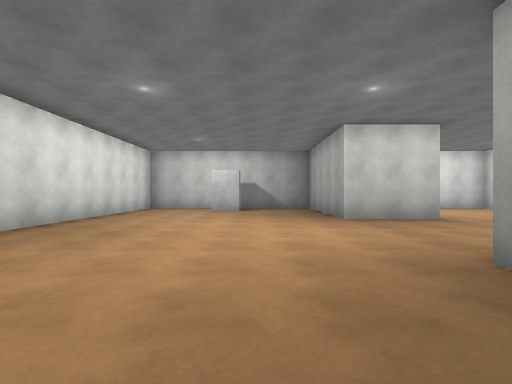
view 1 (above)

13 first-person views from a walk through a Unity game level. The camera is 1.4 m above the floor, looks level and sees 85° across. The floor is counted in squares, 2 m on a side. Each view is taken from the middle of a square. On the plan, view 1 faces up. The plan holds only what a view shows up to about 9 squares ahead; the rest is blank. The player character is not drawn. Surface patterns are stand-ins for the level's own textures.

view 2
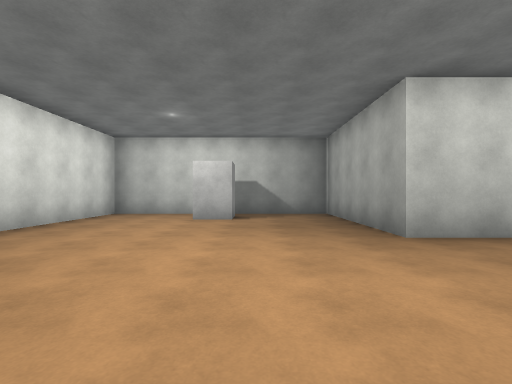

view 3
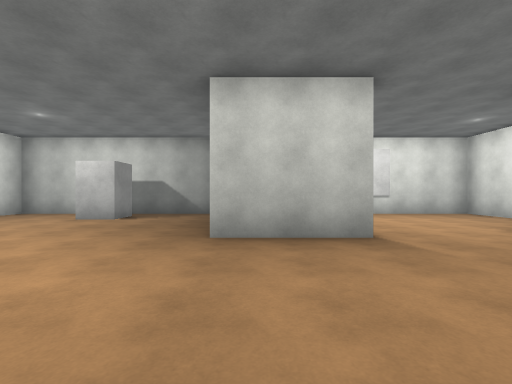

view 4
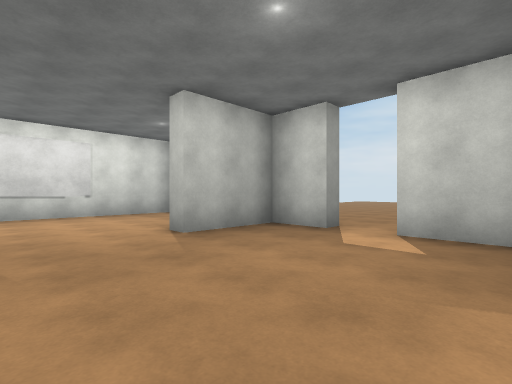

view 5
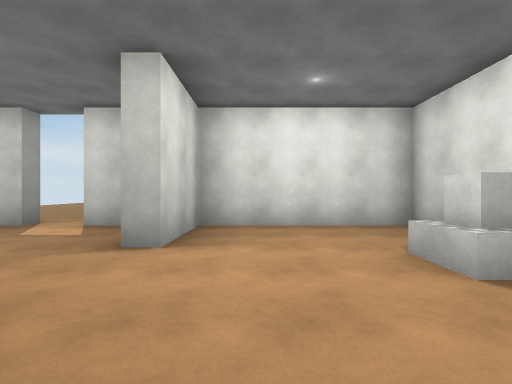

view 6
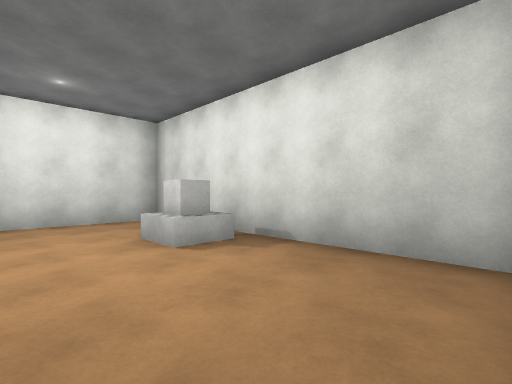

view 7
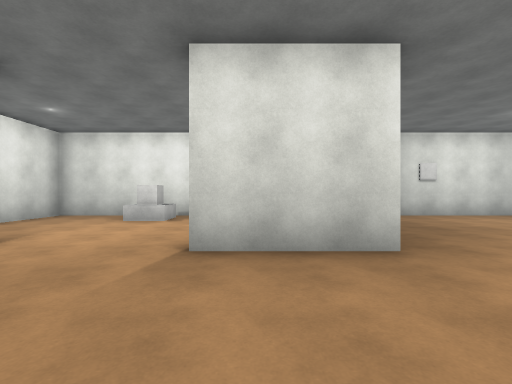

view 8
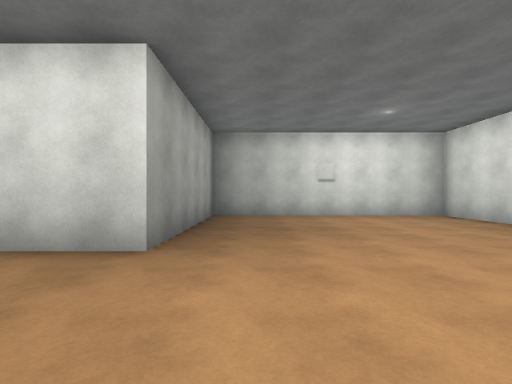

view 9
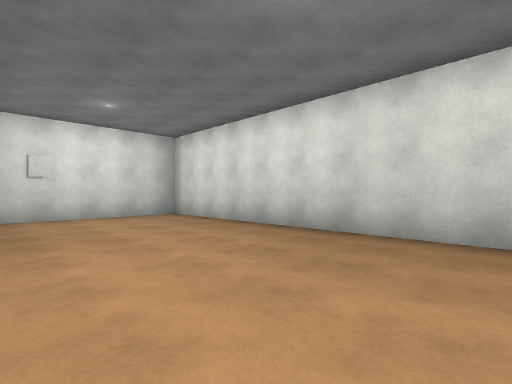

view 10
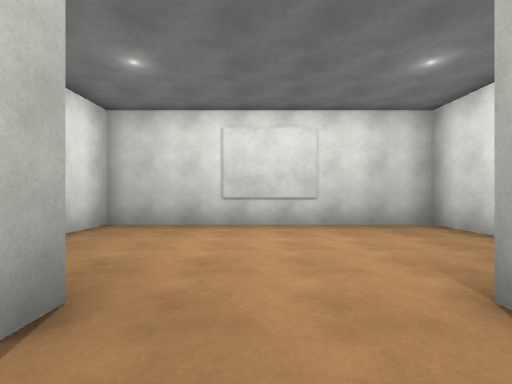

view 11
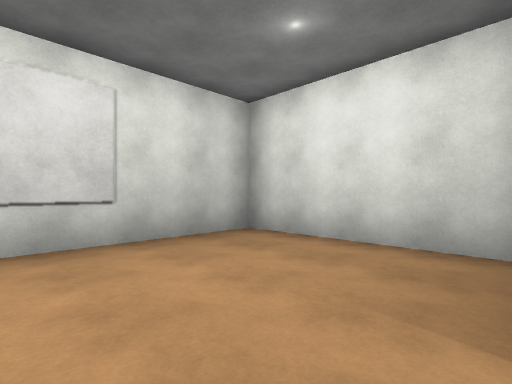

view 12
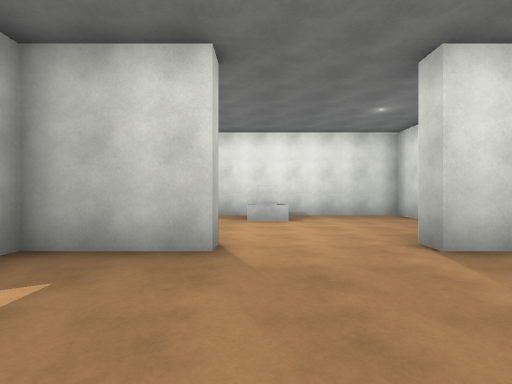

view 13
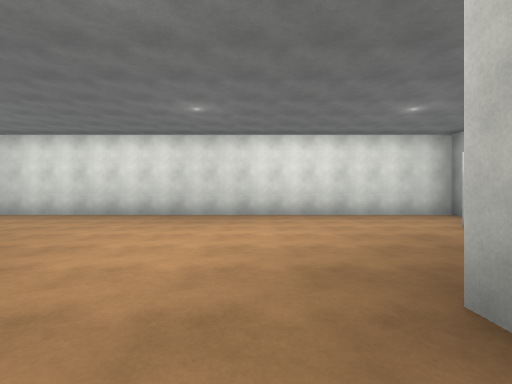

### Floor plan
Points are (right, up) in squares from view 1. A wall is a line through its corners. A room is listed if a view was taken in it or the views show most of it. See-through windows are left out.
Room 1 (views 1, 2, 3, 4, 5, 6, 7, 8, 9, 10, 11, 12, 13)
walls: (4.8, 7.9) (4.8, 7.3) (2.3, 7.3) (2.3, 12) (-4.6, 12) (-4.6, -2.3) (2.3, -2.3) (2.3, 2.7) (4.8, 2.7) (4.8, 2.1); (2.8, -1.1) (2.8, -2.3) (9.8, -2.3) (9.8, 2.2) (7.5, 2.2) (7.5, 2.7) (9.8, 2.7) (9.8, 4.6); (9.8, 8.1) (9.8, 12) (2.8, 12) (2.8, 10.6); (10.4, 5.9) (9.8, 5.9) (9.8, 7.3) (7.5, 7.3) (7.5, 7.9)
ways out: opening at (10, 5)
objects: other object (-1, 11); other object (7, -2); other object (7, -1)

Where each view was taken, in squares from view 1:
view 1: 0 up, 0 right, facing up
view 2: 3 up, 0 right, facing up
view 3: 3 up, 3 right, facing up
view 4: 3 up, 5 right, facing up-right
view 5: 1 up, 4 right, facing right
view 6: 1 up, 3 right, facing down-right
view 7: 6 up, 4 right, facing down
view 8: 6 up, 1 right, facing down
view 9: 6 up, 0 right, facing down-left
view 10: 6 up, 6 right, facing up
view 11: 8 up, 6 right, facing up-right
view 12: 6 up, 7 right, facing down
view 13: 6 up, 4 right, facing left
